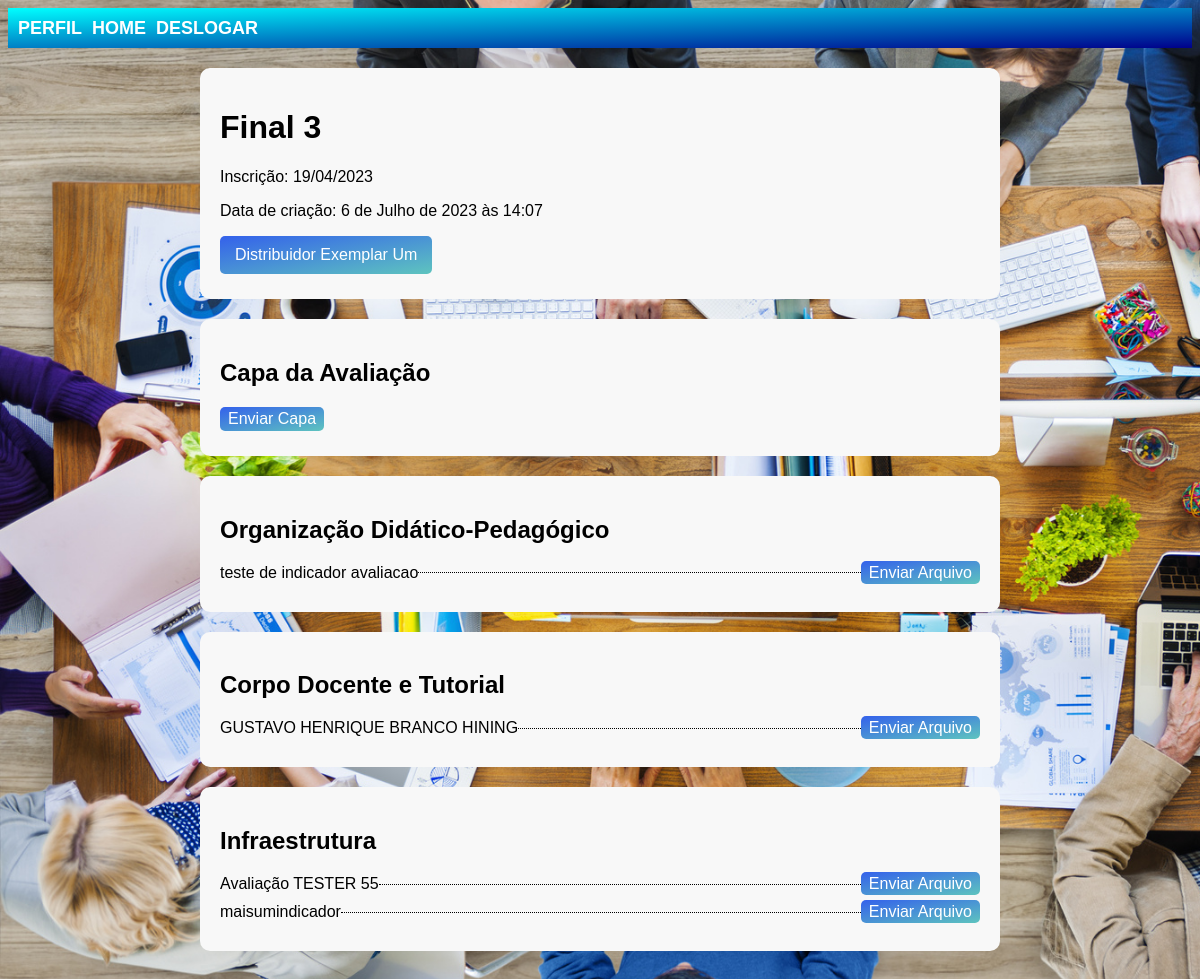
The page /avaliacoes/avaliador_detalhes_avaliacao/27/ (signed in) on the database its author committed.
### avaliacoes/models.py (models this page shows, shortened)
class Avaliacao(models.Model):
    nome = models.CharField(max_length=255)
    inscricao = models.CharField(max_length=255)
    data_criacao = models.DateTimeField(auto_now_add=True)
    distribuidor = models.ForeignKey(CustomUser, on_delete=models.CASCADE, related_name='avaliacoes_criadas', limit_choices_to={'user_type': 'distribuidor'})
    avaliadores = models.ManyToManyField(CustomUser, related_name='avaliacoes', limit_choices_to={'user_type': 'avaliador'})

class Indicador(models.Model):
    DIMENSOES = (
        ('Organização Didático-Pedagógico', 'Organização Didático-Pedagógico'),
        ('Corpo Docente e Tutorial', 'Corpo Docente e Tutorial'),
        ('Infraestrutura', 'Infraestrutura'),
    )
    nome = models.CharField(max_length=255)
    dimensao = models.CharField(max_length=255, choices=DIMENSOES)
    avaliacao = models.ForeignKey(Avaliacao, on_delete=models.CASCADE, related_name='indicadores')

### contas/models.py (models this page shows)
class CustomUser(AbstractUser):
    USER_TYPE_CHOICES = (
        ('avaliador', 'Avaliador'),
        ('distribuidor', 'Distribuidor'),
    )
    user_type = models.CharField(max_length=20, choices=USER_TYPE_CHOICES)
    name = models.CharField(max_length=255)
    email = models.EmailField()
    formacao_academica = models.CharField(max_length=255)
    groups = models.ManyToManyField(
        'auth.Group',
        verbose_name='groups',
        blank=True,
        help_text='The groups this user belongs to. A user will get all permissions granted to each of their groups.',
        related_name="customuser_set",
        related_query_name="customuser",
    )
    user_permissions = models.ManyToManyField(
        'auth.Permission',
        verbose_name='user permissions',
        blank=True,
        help_text='Specific permissions for this user.',
        related_name="customuser_set",
        related_query_name="customuser",
    )

### avaliacoes/views.py (the view)
# urls.py: path('avaliador_detalhes_avaliacao/<int:avaliacao_id>/', views.avaliador_detalhes_avaliacao, name='avaliador_detalhes_avaliacao'),
@login_required
def avaliador_detalhes_avaliacao(request, avaliacao_id):
    avaliacao = get_object_or_404(Avaliacao, id=avaliacao_id)
    capa = CapaAvaliacao.objects.filter(avaliacao=avaliacao, avaliador=request.user).first()
    indicadores = Indicador.objects.filter(avaliacao=avaliacao)
    arquivos_indicadores = ArquivoIndicador.objects.filter(indicador__in=indicadores, avaliador=request.user)
    context = {
        'avaliacao': avaliacao,
        'capa': capa,
        'indicadores': indicadores,
        'arquivos_indicadores': arquivos_indicadores,
    }
    return render(request, 'avaliacoes/avaliador_detalhes_avaliacao.html', context)

### avaliacoes/templatetags/templatetags.py (called while the page is built)
@register.filter
def get_arquivo_indicador(arquivos_indicadores, indicador):
    return arquivos_indicadores.filter(indicador=indicador).first()

### templates/avaliacoes/avaliador_detalhes_avaliacao.html (shortened to what this page needs)
{% extends 'base.html' %}
{% load templatetags %}
{% block content %}
<div class="container">
    <div class="box">
        <h1>{{ avaliacao.nome }}</h1>
        <p>Inscrição: {{ avaliacao.inscricao }}</p>
        <p>Data de criação: {{ avaliacao.data_criacao }}</p>
        <div class="button-group">
          <a href="{% url 'contas:detalhes_usuario' pk=avaliacao.distribuidor.id %}" class="btn-distribuidor">{{ avaliacao.distribuidor.name }}</a>
        </div>
    </div>
    <div class="box">
      <h2>Capa da Avaliação</h2>
      {% if capa %}
      <div class="button-group">
              <button class="btn-baixar-capa" onclick="location.href='{% url 'avaliacoes:baixar_capa' capa.id %}'">Baixar Capa</button>
              <form action="{% url 'avaliacoes:substituir_capa' capa.id %}" method="post" enctype="multipart/form-data">
                  {% csrf_token %}
                  <label for="capa" class="btn-substituir-capa">Substituir Capa</label>
                  <input type="file" id="capa" name="capa" onchange="this.form.submit()">
              </form>
              <form action="{% url 'avaliacoes:apagar_capa' capa.id %}" method="post">
                  {% csrf_token %}
                  <input type="submit" value="Apagar Capa" class="btn-apagar-capa">
              </form>
          </div>
      {% else %}
        <div class="button-group">
            <label for="capa" class="btn-enviar-capa">Enviar Capa</label>
        </div>
      {% endif %}
    </div>
    <div class="box">
        <h2>Organização Didático-Pedagógico</h2>
        {% for indicador in indicadores %}
            {% if indicador.dimensao == 'Organização Didático-Pedagógico' %}
                <div class="indicador-item">
                    {{ indicador.nome }}
                    <span></span>
                    {% with arquivos_indicadores|get_arquivo_indicador:indicador as arquivo %}
                        {% if arquivo %}
                            <a href="{% url 'avaliacoes:baixar_arquivo' arquivo.id %}" class="btn-baixar-arquivo">Baixar Arquivo</a>
                            <form action="{% url 'avaliacoes:substituir_arquivo' arquivo.id %}" method="post" enctype="multipart/form-data">
                                {% csrf_token %}
                                <label for="{{ indicador.id }}" class="btn-substituir-arquivo">Substituir Arquivo</label>
                                <input type="file" id="{{ indicador.id }}" name="arquivo" onchange="this.form.submit()">
                            </form>
                            <form action="{% url 'avaliacoes:apagar_arquivo' arquivo.id %}" method="post">
                                {% csrf_token %}
                                <input type="submit" value="Apagar Arquivo" class="btn-apagar-arquivo">
                            </form>
                        {% else %}
                            <form action="{% url 'avaliacoes:enviar_arquivo' indicador.id %}" method="post" enctype="multipart/form-data">
                                <label for="{{ indicador.id }}" class="btn-enviar-arquivo">Enviar Arquivo</label>
                            </form>
                        {% endif %}
                    {% endwith %}
                </div>
            {% endif %}
        {% endfor %}
    </div>
    <div class="box">
        <h2>Corpo Docente e Tutorial</h2>
        {% for indicador in indicadores %}
            {% if indicador.dimensao == 'Corpo Docente e Tutorial' %}
                <div class="indicador-item">
                    {{ indicador.nome }}
                    <span></span>
                    {% with arquivos_indicadores|get_arquivo_indicador:indicador as arquivo %}
                        {% if arquivo %}
                            <a href="{% url 'avaliacoes:baixar_arquivo' arquivo.id %}" class="btn-baixar-arquivo">Baixar Arquivo</a>
                            <form action="{% url 'avaliacoes:substituir_arquivo' arquivo.id %}" method="post" enctype="multipart/form-data">
                                {% csrf_token %}
                                <label for="{{ indicador.id }}" class="btn-substituir-arquivo">Substituir Arquivo</label>
                                <input type="file" id="{{ indicador.id }}" name="arquivo" onchange="this.form.submit()">
                            </form>
                            <form action="{% url 'avaliacoes:apagar_arquivo' arquivo.id %}" method="post">
                                {% csrf_token %}
                                <input type="submit" value="Apagar Arquivo" class="btn-apagar-arquivo">
                            </form>
                        {% else %}
                            <form action="{% url 'avaliacoes:enviar_arquivo' indicador.id %}" method="post" enctype="multipart/form-data">
                                <label for="{{ indicador.id }}" class="btn-enviar-arquivo">Enviar Arquivo</label>
                            </form>
                        {% endif %}
                    {% endwith %}
                </div>
            {% endif %}
        {% endfor %}
    </div>
    <div class="box">
        <h2>Infraestrutura</h2>
        {% for indicador in indicadores %}
            {% if indicador.dimensao == 'Infraestrutura' %}
                <div class="indicador-item">
                    {{ indicador.nome }}
                    <span></span>
                    {% with arquivos_indicadores|get_arquivo_indicador:indicador as arquivo %}
                        {% if arquivo %}
                            <a href="{% url 'avaliacoes:baixar_arquivo' arquivo.id %}" class="btn-baixar-arquivo">Baixar Arquivo</a>
                            <form action="{% url 'avaliacoes:substituir_arquivo' arquivo.id %}" method="post" enctype="multipart/form-data">
                                {% csrf_token %}
                                <label for="{{ indicador.id }}" class="btn-substituir-arquivo">Substituir Arquivo</label>
                                <input type="file" id="{{ indicador.id }}" name="arquivo" onchange="this.form.submit()">
                            </form>
                            <form action="{% url 'avaliacoes:apagar_arquivo' arquivo.id %}" method="post">
                                {% csrf_token %}
                                <input type="submit" value="Apagar Arquivo" class="btn-apagar-arquivo">
                            </form>
                        {% else %}
                            <form action="{% url 'avaliacoes:enviar_arquivo' indicador.id %}" method="post" enctype="multipart/form-data">
                                <label for="{{ indicador.id }}" class="btn-enviar-arquivo">Enviar Arquivo</label>
                            </form>
                        {% endif %}
                    {% endwith %}
                </div>
            {% endif %}
        {% endfor %}
    </div>
</div>
{% endblock %}

### static/css/estilo.css (style rules this page uses)
body { font-family: 'abc', sans-serif; }

### templates/avaliacoes/avaliador_detalhes_avaliacao.html (style rules this page uses)
.container { max-width: 800px; margin: 0 auto; padding: 20px; }
.box { background-color: #f8f8f8; padding: 20px; border-radius: 10px; margin-bottom: 20px; }
.button-group { display: flex; align-items: center; margin-bottom: 5px; }
.button-group a { display: inline-block; padding: 10px 15px; background-color: #4CAF50; color: white; text-decoration: none; border-radius: 5px; margin-right: 10px; }
.btn-distribuidor, .btn-enviar-capa, .btn-enviar-arquivo, .btn-baixar-arquivo, .btn-substituir-arquivo, .btn-substituir-capa, .btn-baixar-capa { background-image: linear-gradient(to bottom right, #3461eb, #5ec4bf); padding-top:3px; padding-bottom:3px; padding-left:8px; padding-right:8px; border-radius:5px; color:white; text-decoration:none; border:none }
.indicador-item { display:flex; align-items:center; justify-content:flex-start; margin-bottom:10px }
.indicador-item span { flex-grow:1; border-bottom:dotted 1px black; margin-left:auto }
form { display:inline-block }

### rows shown on the page
Avaliacao: nome "Final 3", inscricao "19/04/2023", data_criacao "6 de Julho de 2023 às 14:07", distribuidor.name "Distribuidor Exemplar Um"
Indicador: nome "teste de indicador avaliacao"
Indicador: nome "GUSTAVO HENRIQUE BRANCO HINING"
Indicador: nome "Avaliação TESTER 55"
Indicador: nome "maisumindicador"
